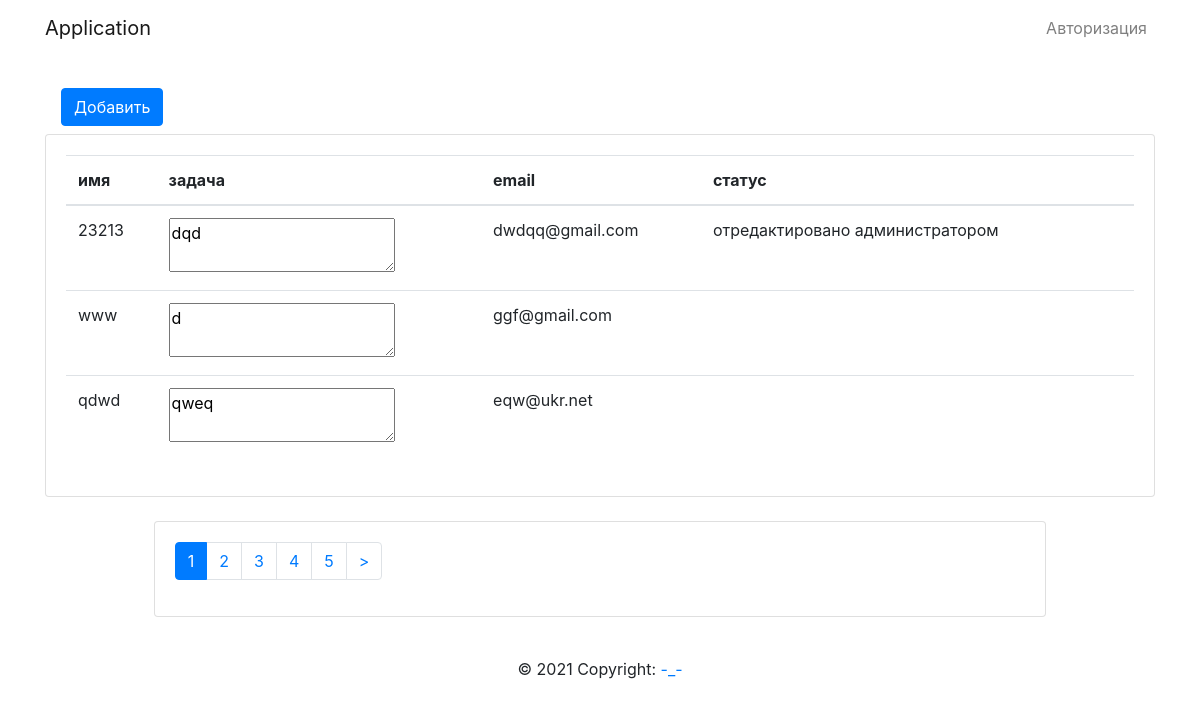
The page / on the database its author committed.
### tables this page shows
CREATE TABLE `example` (
  `id` int(111) NOT NULL,
  `name` varchar(90) NOT NULL,
  `email` varchar(90) NOT NULL,
  `text` text NOT NULL,
  `status` tinyint(1) NOT NULL DEFAULT 0,
  `updated_at` timestamp NULL DEFAULT NULL,
  `created_at` timestamp NOT NULL DEFAULT current_timestamp()
);

### application/models/Model_main.php (called while the page is built, shortened)
<?php
class Model_main extends Model
{
    public function paginatorData($count,int $from)
    {
        $data = [];
        $query = "SELECT * FROM `example` ORDER BY `id` ";
        $limit = "LIMIT $count";
        $query .= $limit;
        $result = $this->query($query, PDO::FETCH_ASSOC) ?? '';
        if($result)
        {
            foreach ($result as $row) {
                $data[] =[
                    'id' 		=> $row['id'],
                    'name' 		=> $row['name'],
                    'text' 		=> $row['text'],
                    'email'		=> $row['email'],
                    'status'	=> $row['status'],
                ];
            }
        }
        return $data;
    }
    public function getCount($table)
    {
        $query = "SELECT COUNT( `id` ) as 'count' FROM $table WHERE 1";
        $result = $this->query($query) ?? '';
        $row = $result->fetch();
        return $row[0];
    }
    public function paginatorLinks($limit, $currentPage)
    {
        $total =  $this->getCount('example');
        $paginator = new Pagination($total, $currentPage, $limit, '?page=');
        return $paginator->links();
    }
}

### application/controllers/Controller_main.php (called while the page is built, shortened)
<?php
class Controller_main extends Controller
{
    function action_index()
    {
        $currentPage = $_GET['page'] ?? 1;
        $model = new Model_main();
        $data = $model->paginatorData(PAGINATION_COUNT , $currentPage);
        $paginator =  $model->paginatorLinks(PAGINATION_COUNT, $currentPage);
        $this->view->generate('index_view.php', 'template_view.php', $data, $paginator);
    }
}

### application/bootstrap.php (called while the page is built, shortened)
<?php
require_once 'config/model.php';
require_once ROOT. "/application/class/pagination.php";
function checkAuth()
{
    $cheker = false;
    $status = $_SESSION['login_status'] ?? '';
    return $cheker;
}
require_once 'config/route.php';
Route::start();

### index.php (called while the page is built, shortened)
<?php
require_once 'application/bootstrap.php';

### application/config/model.php (called while the page is built)
<?php
class Model
{
    public $db;
    public function __construct() {
        $this->db = new PDO('mysql:host='.HOST.';dbname='.DB.'', LOGIN, PASS);
        $this->db->exec("set names utf8");
    }
    public function query($query)
    {
        return $this->db->query($query) ?? '';
    }
}

### application/config/view.php (called while the page is built)
<?php
class View
{
    function generate($content_view, $template_view, ...$data)
    {
        include 'application/views/'.$template_view;
    }
}

### application/views/index_view.php (the view, shortened to what this page needs)
<div class="container">
    <nav class='navbar navbar-toggleable navbar-light bg-faded'>
        <a class="btn btn-primary" href="/main/create">Добавить</a>
    </nav>
    <div class="card">
        <div class="card-body">
            <table class="table table-hover">
                <thead>
                    <tr>
                        <th>имя</th>
                        <th>задача</th>
                        <th>email</th>
                        <th>статус</th>
                        <th>
                        </th>
                    </tr>
                </thead>
                <tbody>
                    <?php foreach ($data[0] as $column => $row) : ?>
                        <tr>
                            <td><?=$row['name']?></td>
                            <td><textarea><?=$row['text']?></textarea></td>
                            <td><?=$row['email']?></td>
                            <td><?=$row['status'] ? 'отредактировано администратором' : ''?></td>
                            <td>
                            </td>
                        </tr>
                    <?php endforeach; ?>
                </tbody>
            </table>
        </div>
    </div>
</div>
<br>
<?php if($data[1]) : ?>
    <div class="row justify-content-center">
        <div class="col-md-9">
            <div class="card">
                <div class="card-body">
                    <nav aria-label="Page navigation example">
                        <?=$data[1];?>
                    </nav>
                </div>
            </div>
        </div>
    </div>
<?php endif; ?>

### application/config/route.php (shortened to what this page needs)
<?php
class Route
{
	static function start()
	{
		$action_name = 'index';
		$action_name = 'action_'.$action_name;
		$controller = new $controller_name;
		$action = $action_name;
		if(method_exists($controller, $action))
		{
			$controller->$action();
		}
		else
		{
			(new Route)->ErrorPage404();
		}
	}
}

### application/class/pagination.php (shortened to what this page needs)
<?php
class Pagination
{
    private $max = 10;
    private $prefixUrl = '/main/index/';
    private $index = 'page';
    private $current_page;
    private $total;
    private $limit;
    public function __construct($total, $currentPage, $limit, $index)
    {
        $this->total = $total;
        $this->limit = $limit;
        $this->index = $index;
        $this->amount = $this->amount();
    }
    public function links()
    {
        $links = null;
        $limits = $this->limits();
        $html = '<ul class="pagination">';
        for ($page = $limits[0]; $page <= $limits[1]; $page++) {
            if ($page == $this->current_page) {
                $links .= '<li class="active page-item"><a class="page-link">' . $page . '</a></li>';
            } else {
                $links .= $this->generateHtml($page);
            }
        }
        if (!is_null($links)) {
            if ($this->current_page < $this->amount)
                $links .= $this->generateHtml($this->amount, '&gt;');
        }
        $html .= $links . '</ul>';
        return $html;
    }
    private function generateHtml($page, $text = null)
    {
        if (!$text)
            $text = $page;
        $currentURI = $this->prefixUrl;
        return
        '<li class="page-item" ><a class="page-link" href="' . $currentURI . $this->index . $page . '">' . $text . '</a></li>';
    }
    private function limits()
    {
        $left = $this->current_page - round($this->max / 2);
        $start = $left > 0 ? $left : 1;
        if ($start + $this->max <= $this->amount)
            $end = $start > 1 ? $start + $this->max : $this->max;
        else {
            $end = $this->amount;
            $start = $this->amount - $this->max > 0 ? $this->amount - $this->max : 1;
        }
        return
        array($start, $end);
    }
    private function setCurrentPage($currentPage)
    {
        $this->current_page = $currentPage;
    }
    private function amount()
    {
        return round($this->total / $this->limit);
    }
}

### application/views/template_view.php (shortened to what this page needs)
<!DOCTYPE html>
<html lang=ru">
<head>
    <link rel="stylesheet" href="https://maxcdn.bootstrapcdn.com/bootstrap/4.0.0/css/bootstrap.min.css">
</head>
<body>
    <div id="app">
        <nav class="navbar navbar-expand-md navbar-light bg-white shadow-sm">
            <div class="container">
                <a class="navbar-brand" href="/">
                    Application
                </a>
                <div class="collapse navbar-collapse" id="navbarSupportedContent">
                    <ul class="navbar-nav ml-auto">
                        <li class="nav-item">
                        <?php if(checkAuth()): ?>
                            <a class="nav-link" href="/login/logout">Выход</a>
                        <?php else: ?>
                            <a class="nav-link" href="/login">Авторизация</a>
                        <?php endif; ?>
                    </ul>
                </div>
            </div>
        </nav>
        <main class="py-4">
            <?php include 'application/views/'.$content_view; ?>
        </main>
    </div>
</body>
<footer>
    <footer class="page-footer font-small blue">
        <div class="footer-copyright text-center py-3">© 2021 Copyright:
            <a href="/"> -_-</a>
        </div>
    </footer>
</footer>
</html>

### rows shown on the page
example: name "23213", text "dqd", email "dwdqq@gmail.com", status "отредактировано администратором"
example: name "www", text "d", email "ggf@gmail.com"
example: name "qdwd", text "qweq", email "eqw@ukr.net"

### other values the page prints
$text "2"
$text "3"
$text "4"
$text "5"
$text ">"
